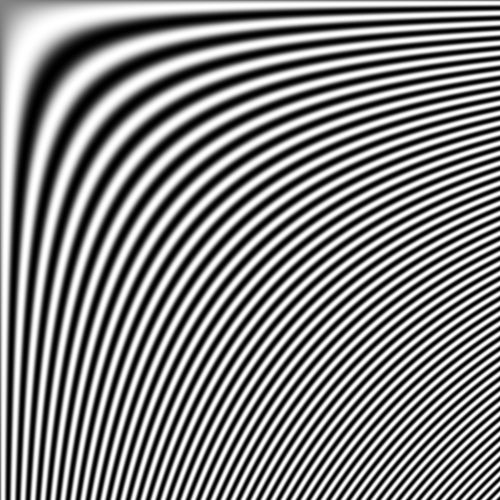
#> input picture Assignment 3/Images/dynamicSine.png, 500 x 500 px, found by its file name; the run also reads 1 picture not shown here
$ python wrapper.py
#> lines starting #> are read from the running program, lines starting #| are printed output that depends on the picture; after the words box and inside, x2 and y2 are one past the last pixel; in counts of white or black regions, pixels touching at a corner belong together
### Assignment 3/full_scale_streching.py
import numpy as np


# You may get the condition where B-A(Defined below in line 20) could be zero. Division with zero give error, to avaoid that use below line.
np.seterr(divide='ignore', invalid='ignore')

# Define streching function
def streching(img):
   #Get the histogram and find minimum and max pixel value in image
   row, col = img.shape
   A = np.amin(img)
   B = np.amax(img)

   # Now apply the formula of streching in each pixel
   for i in range(row):
     for j in range(col):
      img[i,j] = 255/(B-A) * (img[i,j] - A)

   return img

### Assignment 3/filtering.py
import numpy as np
import cv2
import matplotlib.pyplot as plt


############################### Ideal low pass filter #############################################################
def low_pass_filter(thresold, P, Q):
    all_black_image = np.zeros([P,Q])

    for u in range(P):
        for v in range(Q):
            dist = np.sqrt((u - P/2)**2 + (v - Q/2)**2)
            if dist > thresold:
                all_black_image[u][v] = 0
            else:
                all_black_image[u][v] = 1
    low_passed = all_black_image
    return low_passed


################################### Ideal high pass filter #######################################################

def high_pass_filter(thresold, P, Q):
    low_passed = low_pass_filter(thresold, P, Q)
    high_passed = 1 - low_passed
    return high_passed
########################################## Ideal Band pass filter ################################################
def band_pass_filter(Dh, Dl,P, Q):
    band_passed = high_pass_filter(Dh, P,Q) * low_pass_filter(Dl, P, Q)
    return band_passed


##################################################### Driver code ###############################################
# [62 lines that do not run on import are left out]


### Assignment 3/gaussianLPF.py
import numpy as np
import cv2
import matplotlib.pyplot as plt
from filtering import low_pass_filter


################################## Gaussian low pass filter ##############################################################
def gaussian_low_pass_filter(thresold, P, Q):
    all_black_image = np.zeros([P,Q])                                              # Create an image having all pixel zero.

    for u in range(P):
        for v in range(Q):
            dist = np.sqrt((u - P/2)**2 + (v - Q/2)**2)                            # Itrate all the element and apply formula only
            gauss = np.exp(-(dist**2 )/ (2 * thresold**2))
            all_black_image[u][v] = gauss
    gaussian_lpf = all_black_image
    return gaussian_lpf

###################################################### Driver code ########################################################
# [37 lines that do not run on import are left out]

### Assignment 3/image_denoising.py
import numpy as np
import cv2
import matplotlib.pyplot as plt

########################################################### Mean filter and median ######################################################

# Do the convolution on noisy image
def convolution(original_image, kernel_shape):
    k = kernel_shape

    # Determine the output shape of convolved image
    output_size_row = original_image.shape[0] - (k - 1)
    output_size_col = original_image.shape[1] - (k - 1)
    convolved_img = np.zeros(shape=(output_size_row, output_size_col))              # Make an output shape zero's image for mean
    convolved_img_median = np.zeros(shape=(output_size_row, output_size_col))       # Make an output shape zero's image for median


    # Iterate over the rows
    for i in range(output_size_row):
        # Iterate over the columns
        for j in range(output_size_col):
            patch = original_image[i:i+k, j:j+k]                                    # Break image into kernel size patches
            patch_median = np.median(patch)                                         # Evaluate median of a patch

            convolved_img[i, j] = np.sum(patch)/k*k                                 # Just take the average of all nine pixel
            #convolved_img_median[i:i+k, j:j+k].fill(patch_median)                   # Assign all zeros to median value in corresponding patch
            convolved_img_median[i:i+k, j:j+k].fill(patch_median)


    return convolved_img, convolved_img_median

######################################################## Driver code #############################################################################

# [20 lines that do not run on import are left out]

### Assignment 3/bilateral_filter.py

import numpy as np
import cv2
import matplotlib.pyplot as plt


############################################################ Bilateral Filter ################################################################
def bilateral_filter(original_image):
    row, col = original_image.shape
    output_img = np.zeros([row, col])                                          # A matrix of zeros to store the output
    m = np.arange(row)                                                         # For patch indexing , I(m, n)
    n = np.arange(col)
    [I, J] = np.meshgrid(m, n, indexing='ij')                                  # Create 2D indexed for gaussian calculation
    variance_Gauss = 10
    variance_luminance = 0.1
    M = 3                                                                      # To make window size 7x7
    kg = 10
    kh = 20
    for i  in range(row):
        for j in range(col):
            patch = original_image[i-M:i+M, j-M:j+M]                           # Make a patch and store in a variable patch
            patch_index_x = I[i-M:i+M, j-M:j+M]                                # Find the index of all element of patch.
            patch_index_y = J[i-M:i+M, j-M:j+M]

            # Find guassian weight by applying formula
            gauss_weight = kg * np.exp(-(np.square(i - patch_index_x) + np.square(j - patch_index_y))/ 2* variance_Gauss)

            # And also apply formula in luminance distance
            luninance_distance = kh * np.exp(-((original_image[i][j] -  patch)**2)/ 2* variance_luminance)

            # Find the coefficient Kij
            Kij = np.sum(gauss_weight*luninance_distance)

            # Finally get the vlue of output pixel
            output_img[i][j] = (np.sum(patch*gauss_weight*luninance_distance))/Kij
            if i==178 and j ==260:
                Gmap = gauss_weight
                Hmap = luninance_distance
                P = patch
    return output_img, Gmap, Hmap, P


# [40 lines that do not run on import are left out]

### Assignment 3/DFT_matrix.py
import numpy as np
import cv2
import matplotlib.pyplot as plt

################################################# twiddle factor and DFT calculation ###########################################

def DFT_calculator(image):
    N , N = image.shape                                                   # Image should be of square shape
    m = np.array([np.linspace(0, N-1, N)])                                # Create an array of length M having separation of index one
    n = m.T
    indexed = m*n                                                         # Two dimensional index matrix, for twiddle matrix
    twiddle_matrix = np.exp((-1j*2*np.pi*indexed)/N)                      # Matrix A (Given in formula)
    twiddle_hermitian = np.ndarray.conjugate(twiddle_matrix)              # A transpose matrix

    dummy_output = np.dot(twiddle_hermitian, image)
    final_output = np.dot(dummy_output, twiddle_matrix)
    final_output = np.flip(final_output)                                  # Flip your image to get correct orientation
    final_output = np.fliplr(final_output)

    return final_output, twiddle_matrix, twiddle_hermitian

################################################ Driver code ###################################################################


# [39 lines that do not run on import are left out]

### Assignment 3/sinusoidal.py
# Import necessary libraries and function files
import numpy as np
import matplotlib.pyplot as plt
from full_scale_streching import streching


# Define a function to create sinusoid image and compute thier DFT
def sinusoid_image(u0, v0):
    M = N = 501                                                             # Dimension of image
    m = np.array([np.linspace(0, M-1, M)])                                  # Create an array of length M having separation of index a
    n = m.T                                                                 # To treat it as another axis take tranpose of it
    output_image = np.sin(2 * np.pi * (m*u0 + n*v0) / N)                    # Apply formula
    dft_of_image = np.fft.fft2(output_image)                                # Comput it DFT


    return output_image, dft_of_image


################################################################# Driver Code #########################

# [48 lines that do not run on import are left out]

### Assignment 3/wrapper.py


from sinusoidal import*
from filtering import*
from gaussianLPF import*
from image_denoising import*
from bilateral_filter import*
from DFT_matrix import*


i = input("Press Enter in terminal through keyboard to run the program 1 (a): ")
# Call the function to from image and compute DFT
imageA, imageA_dft = sinusoid_image(u0 = 40, v0 = 60)
imageB, imageB_dft = sinusoid_image(u0 = 20, v0 = 100)

# Evaluate absolute value, take log and do streching
abslute_A = np.abs(imageA_dft)
log_A = np.log(1 + abslute_A)
streched_A = streching(log_A)

abslute_B = np.abs(imageB_dft)
log_B = np.log(1 + abslute_B)
streched_B = streching(log_B)

# Now plot the images A
plt.figure(1)
plt.subplot(1, 2, 1)
plt.title('Image A')
plt.imshow(imageA, cmap="gray")
plt.subplot(1,2,2)
plt.imshow(streched_A, cmap='gray')
plt.title('DFT of Image A')

# Do the same for image B
plt.figure(2)
plt.subplot(1,2,1)
plt.imshow(imageB, cmap="gray")
plt.title('Image B')
plt.subplot(1,2,2)
plt.imshow(log_B, cmap='gray')
plt.title('DFT of Image B')

################################################ Add both DFTs and find IDFT ##############
final_DFT = imageA_dft + imageB_dft
final_IDFT_image = np.fft.ifft2(final_DFT)

################################################ Plot the IDFT image ######################
plt.figure(3)
plt.subplot(1,2,1)
abs_final_IDFT_image = np.abs(final_IDFT_image)
plt.imshow(abs_final_IDFT_image, cmap='gray')
plt.title('IDFT of sum in frequency domain')
################################################ Point wise addition of images ################
final_image = imageA + imageB
plt.subplot(1, 2, 2)
plt.imshow(final_image, cmap='gray')
plt.title('Point wise Sum in spatial domain')
print('After watching the output close all picture window in order to proceed for next program')
plt.show()

#########################################################################################################################################

i = input("Press Enter to run the program 1 (b): ")
###########################################################################################################################################


##################################################### Driver code ###############################################

## Load the image find DFT of it
dynamicSine_gray = cv2.imread('Images\dynamicSine.png', 0)                  # Read grayscale/ one layer of image
#> dynamicSine_gray is the input picture: shape (500, 500); min 0, max 255, mean 130.2
P, Q = dynamicSine_gray.shape                                               # Find the image dimension for calculation purpose
dft_of_image = np.fft.fft2(dynamicSine_gray)                                # Find the DFT of image
dft_of_image_centred = np.fft.fftshift(dft_of_image)                        # Centered the frequency in the center of image


################################################### Apply low pass filter ###################################
low_pass_filtr = low_pass_filter(20, P, Q)                                  # Low pass filter with cut off 20
#> after the loop in low_pass_filter, `for u in range(P):`:
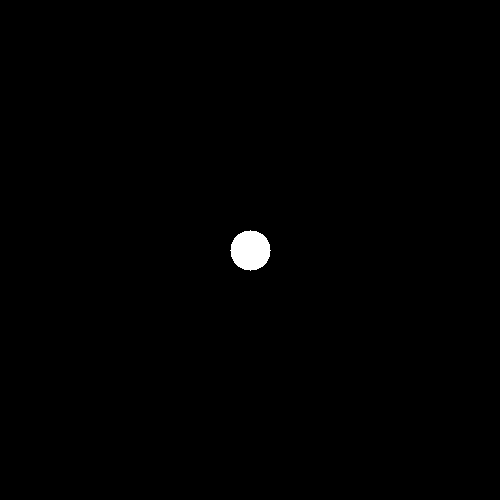
#> all_black_image: shape (500, 500) float64; values 0 (black) and 1 (white), 0.5% white; 1 white region, box (x1, y1, x2, y2) and area: (230, 230, 271, 271) 1257
low_passed = np.multiply(dft_of_image_centred ,low_pass_filtr)              # Element wise multiplication of filter and image
low_passed_uncenter = np.fft.ifftshift(low_passed)                          # Center shift
inverse_fft = np.fft.ifft2(low_passed_uncenter)                             # Inverse DFT of low passed image
plt.figure(1)
plt.subplot(2,4,1)
plt.imshow(low_pass_filtr, cmap='gray')                                     # Plot the filter
plt.title('Low pass filter with D0 = 20')
plt.subplot(2,4,5)
plt.imshow(np.abs(inverse_fft), cmap='gray')                                # Plot filtered image
plt.title('Low passed image with D0 = 20')


################################################## Apply high pass filter ##################################
high_pass_filtr = high_pass_filter(60, P, Q)                                # High pass filter

high_passed = np.multiply(dft_of_image_centred ,high_pass_filtr)            # Element wise multiplication of filter and image
high_passed_uncenter = np.fft.ifftshift(high_passed)                        # Center shift
inverse_fft = np.fft.ifft2(high_passed_uncenter)                            # Inverse DFT of low passed image
plt.subplot(2,4,2)
plt.imshow(high_pass_filtr, cmap='gray')                                    # Plot the filter
plt.title('High pass filter with D0 = 60')
plt.subplot(2,4,6)
plt.imshow(np.abs(inverse_fft), cmap='gray')                                # Plot filtered image
plt.title('High passed image with D0 = 60')

################################################### Band pass filter 1 ######################################
band_pass_filtr1 = band_pass_filter(20, 40, P, Q)                           # Band pass filter

band_passed1 = np.multiply(dft_of_image_centred ,band_pass_filtr1)          # Element wise multiplication of filter and image
band_passed_uncenter1 = np.fft.ifftshift(band_passed1)                      # Center shift
inverse_fft1 = np.fft.ifft2(band_passed_uncenter1)                          # Inverse DFT of low passed image
plt.subplot(2,4,3)
plt.imshow(band_pass_filtr1, cmap='gray')                                   # Plot the filter
plt.title('Band pass filter with D0 = (20, 40)')
plt.subplot(2,4,7)
plt.imshow(np.abs(inverse_fft1), cmap='gray')                               # Plot filtered image
plt.title('Band passed image with D0 = (20, 40)')


#################################################### Band pass filter 2 ####################################
band_pass_filtr2 = band_pass_filter(40, 60, P, Q)                            # Band pass filter

band_passed2 = np.multiply(dft_of_image_centred ,band_pass_filtr2)           # Element wise multiplication of filter and image
band_passed_uncenter2 = np.fft.ifftshift(band_passed2)                       # Center shift
inverse_fft2 = np.fft.ifft2(band_passed_uncenter2)                           # Inverse DFT of low passed image
plt.subplot(2,4,4)
plt.imshow(band_pass_filtr2, cmap='gray')                                    # Plot the filter
plt.title('Band pass filter with D0 = (40, 60)')
plt.subplot(2,4,8)
plt.imshow(np.abs(inverse_fft2), cmap='gray')                                # Plot filtered image
plt.title('Band passed image with D0 = (40, 60)')
print('After watching the output close all picture window in order to proceed for next program')
plt.show()
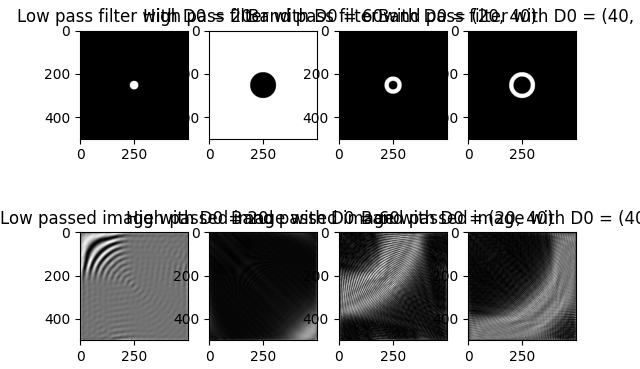
#> figure drawn by matplotlib, 8 panels

#################################################################################################################################################
i = input('Press "Enter" to run the program 1(c)')
###################################################### Driver code ########################################################

original_image = cv2.imread('Images\characters.tif', 0)                       # Read the image find its DFT
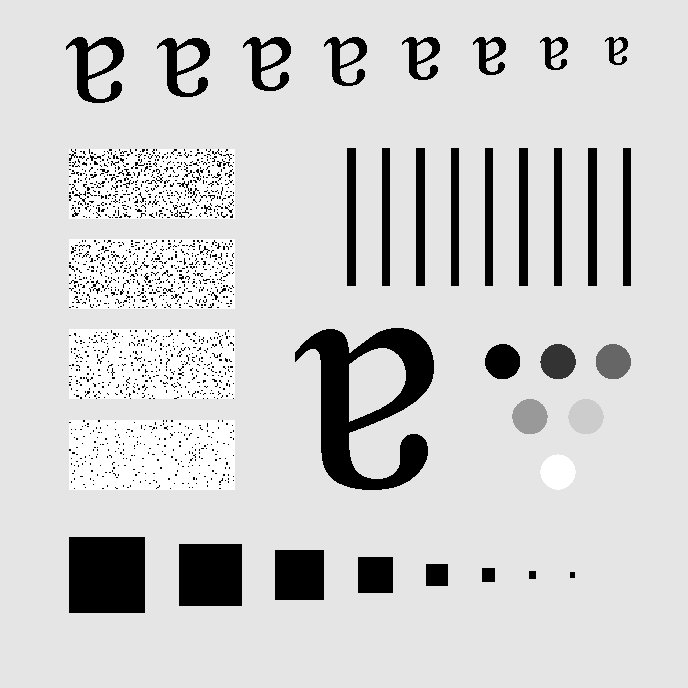
#> input picture Assignment 3/Images/characters.tif, 688 x 688 px, found by its file name
#> original_image is the input picture: shape (688, 688); min 0, max 255, mean 207.3
P, Q = original_image.shape
dft_of_image = np.fft.fft2(original_image)                                    # Find the DFT of image
dft_of_image_centred = np.fft.fftshift(dft_of_image)                          # Center the DFT
############################################ First ideal low pass filter ##############################################
ideal_lpf = low_pass_filter(100, P, Q)
ideal_lpf_image = np.multiply(dft_of_image_centred, ideal_lpf)                # Ideal low passed image
ideal_lpf_image_uncent = np.fft.ifftshift(ideal_lpf_image)                    # Center shift
inverse_fft = np.fft.ifft2(ideal_lpf_image_uncent)                            # Inverse DFT

plt.figure(1)                                                                 # Plot the filter
plt.subplot(2,2,1)
plt.imshow(ideal_lpf, cmap = 'gray')
plt.title('Ideal low pass filter with D0 = 100')

plt.subplot(2, 2, 2)                                                          # Plot low passed image
plt.imshow(abs(inverse_fft), cmap='gray')
plt.title('Ideal low passed image')


############################################# Gaussian low pass filter ################################################

gaussian_lpf = gaussian_low_pass_filter(100, P, Q)                             # Gaussian Low pass filter with cut off 100
#> after the loop in gaussian_low_pass_filter, `for u in range(P):`:
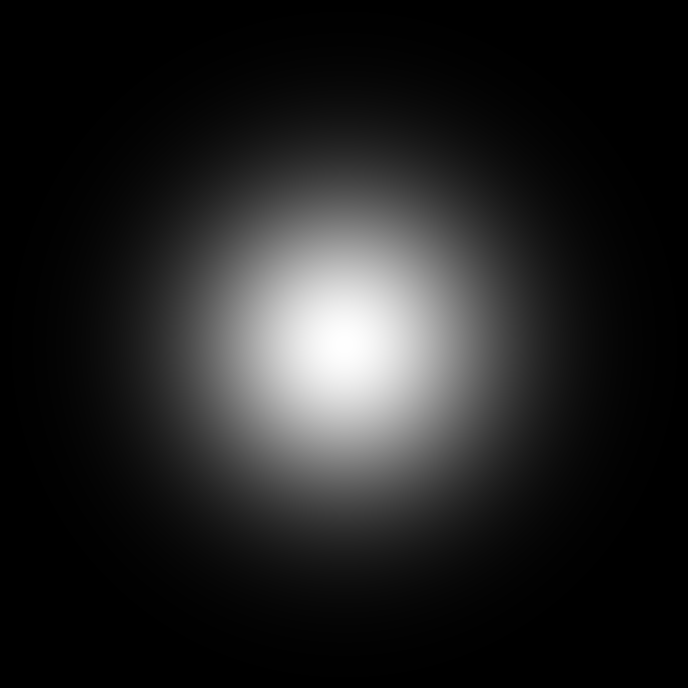
#> all_black_image: shape (688, 688) float64; min 7.26e-06, max 1, mean 0.133

gauss_low_passed = np.multiply(dft_of_image_centred ,gaussian_lpf)             # Element wise multiplication of filter and image
low_passed_uncenter = np.fft.ifftshift(gauss_low_passed)                       # Center shift
inverse_fft = np.fft.ifft2(low_passed_uncenter)                                # Inverse DFT

plt.subplot(2, 2, 3)                                                           # Plot the filter
plt.imshow(gaussian_lpf, cmap='gray')
plt.title('Gaussian low pass filter')

plt.subplot(2,2,4)                                                             # Plot the filtered image
plt.imshow(abs(inverse_fft), cmap='gray')
plt.title('Gaussian low passed image')
print('After watching the output close all picture window in order to proceed for next program')
plt.show()
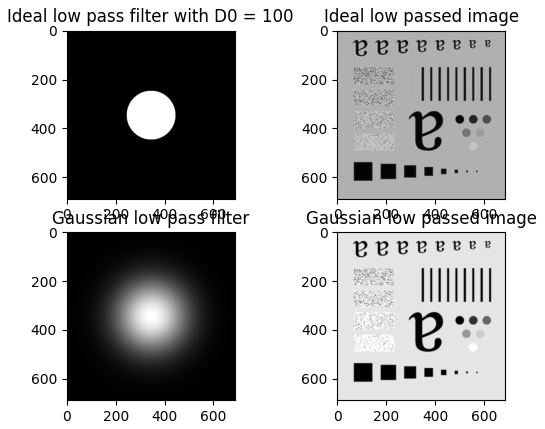
#> figure drawn by matplotlib, 4 panels

#################################################################################################################################################
i = input('Press "Enter" to run the program 2(a)')


######################################################## Driver code #############################################################################


original_image = cv2.imread('Images\circuitboard.tif', 0)                       # Read the image
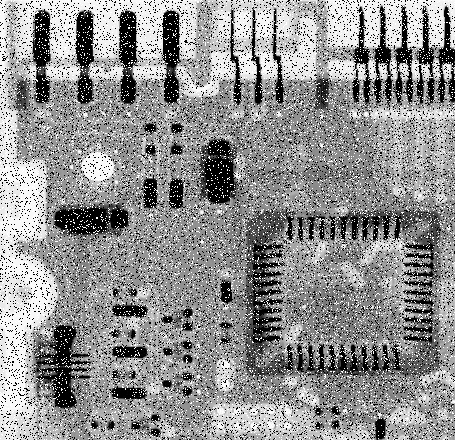
#> input picture Assignment 3/Images/circuitboard.tif, 455 x 440 px, found by its file name
#> original_image is the input picture: shape (440, 455); min 0, max 255, mean 144.1


filtered_image, median_conv = convolution(original_image, 3)                    # Call the function and get the output
#> after the loop in convolution, `for i in range(output_size_row):`:
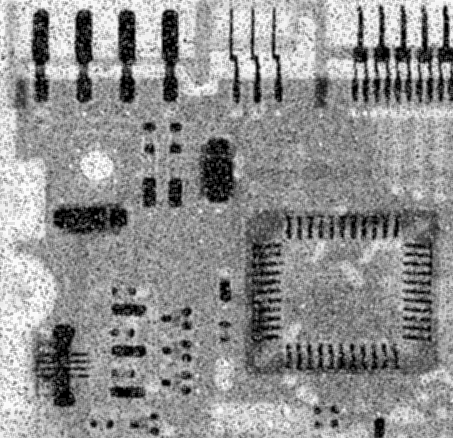
#> convolved_img: shape (438, 453) float64; min 0, max 2279, mean 1293.1; drawn with min black and max white

plt.figure(1)
plt.subplot(1,3,1)                                                              # Plot original image
plt.imshow(original_image, cmap= 'gray')
plt.title('Original image')

plt.subplot(1,3,2)                                                              # Plot mean filtered image
plt.imshow(filtered_image, cmap='gray')
plt.title('Mean filtered image')

plt.subplot(1,3,3)                                                              # Median filtered image
plt.imshow(median_conv, cmap='gray')
plt.title('Meadian filtered image')
print('After watching the output close all picture window in order to proceed for next program')
plt.show()
#> (the rest of the program and of its run is left out)
